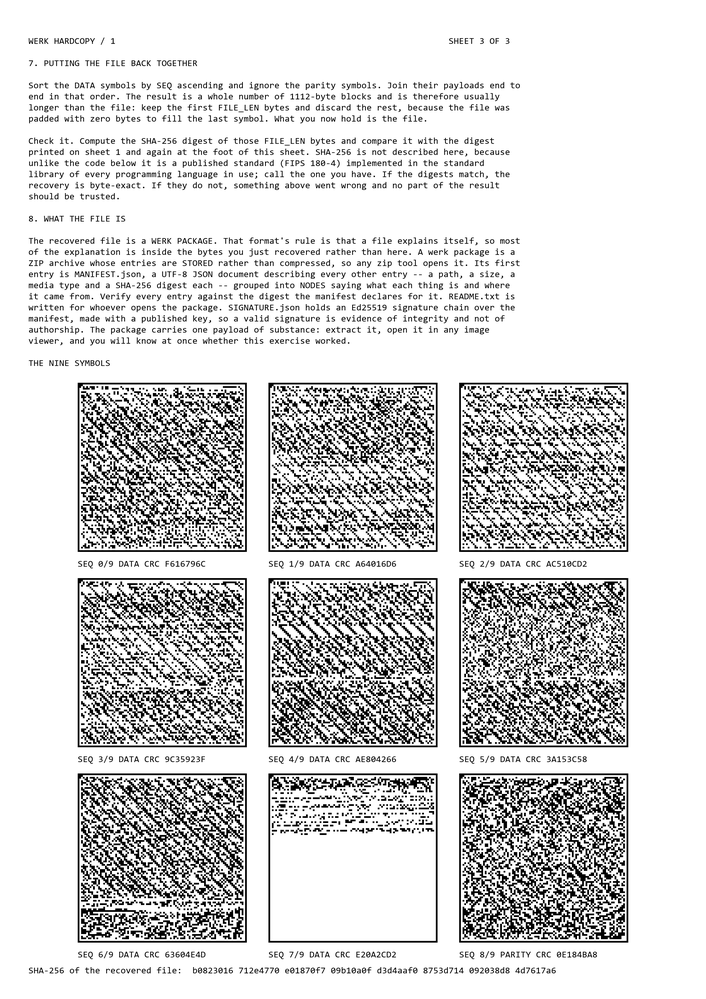
#> input picture gauntlet/roundHC/pages/clean/page-03.png, 706 x 999 px, shrunk from 2480 x 3508 before the run, given in place of page-03.jpg, which was not available
$ python analyze.py
#> lines starting #> are read from the running program, lines starting #| are printed output that depends on the picture; after the words box and inside, x2 and y2 are one past the last pixel; in counts of white or black regions, pixels touching at a corner belong together
from PIL import Image
import numpy as np
import cv2

img = Image.open('page-03.jpg').convert('L')
#> img is the input picture: PIL image 706x999 L; min 0, max 255, mean 214
arr = np.array(img)
H, W = arr.shape
#> H = 999; W = 706
print('size', W, H)
#| size 706 999

# Tile-based binarization per document
tile = 64
thresholds = []
tile_info = []
for y in range(0, H, tile):
    for x in range(0, W, tile):
        block = arr[y:y+tile, x:x+tile]
        mn = int(block.min())
        mx = int(block.max())
        if mx - mn >= 40:
            th = (mn + mx) // 2
        else:
            th = None
        tile_info.append((y, x, th))
        if th is not None:
            thresholds.append(th)
#> after the loop, thresholds = 140 values, max 156 at index 13, min 127 at index 6, mean 129.7; tile_info = 192 items
global_avg = int(np.mean(thresholds)) if thresholds else 128
#> global_avg = 129
print('global avg threshold', global_avg, 'non-uniform tiles', len(thresholds))
#| global avg threshold 129 non-uniform tiles 140

mask = np.zeros((H, W), dtype=np.uint8)
for y, x, th in tile_info:
    if th is None:
        th = global_avg
    block = arr[y:y+tile, x:x+tile]
    mask[y:y+tile, x:x+tile] = (block < th).astype(np.uint8) * 255
#> this loop made 192 passes
#> (y, x) on passes 1 to 12: (0, 0), (0, 64), (0, 128), (0, 192), (0, 256), (0, 320), (0, 384), (0, 448), (0, 512), (0, 576), (0, 640), (0, 704)
#> pass 1, `block = arr[y:y+tile, x:x+tile]`:
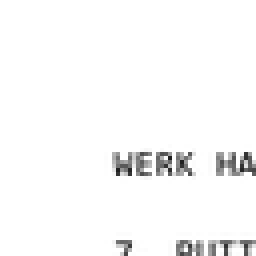
#> block: shape (64, 64) (shown 4 times larger); min 32, max 255, mean 248.8
#> pass 2, `block = arr[y:y+tile, x:x+tile]`:
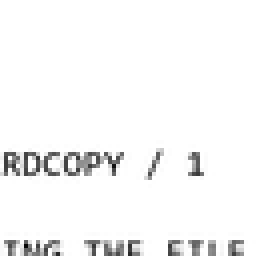
#> block: shape (64, 64) (shown 4 times larger); min 8, max 255, mean 246.4
#> pass 3, `block = arr[y:y+tile, x:x+tile]`:
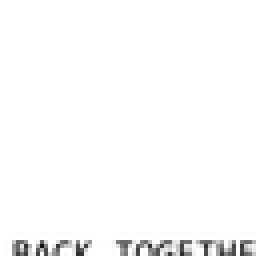
#> block: shape (64, 64) (shown 4 times larger); min 15, max 255, mean 250.5
#> after the loop:
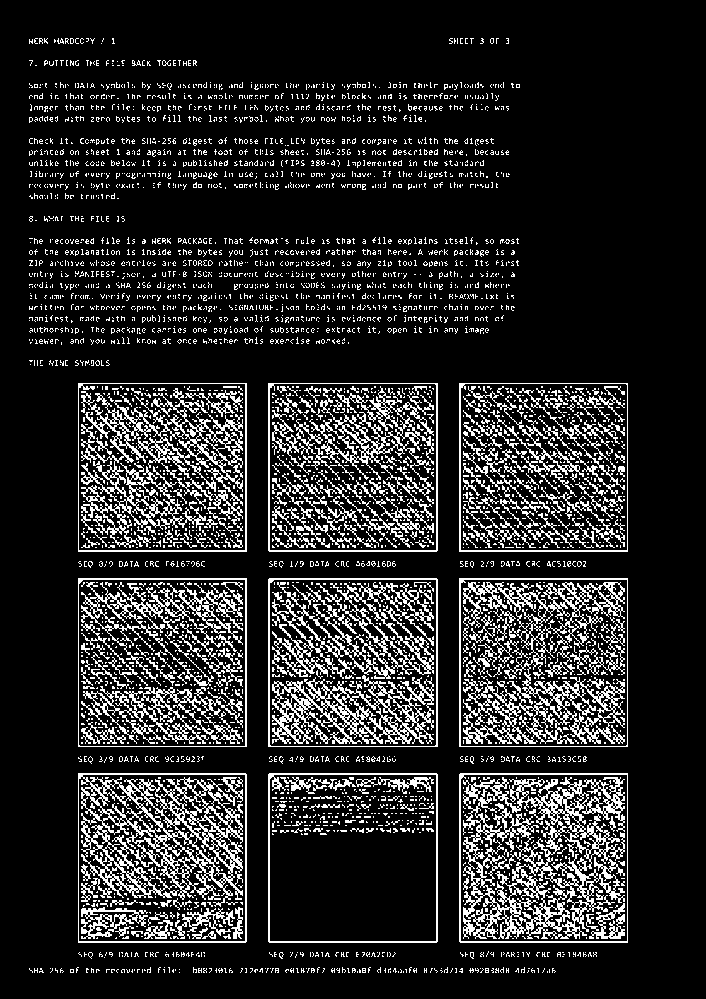
#> mask: shape (999, 706); 15.6% white in thin lines or dots, all inside (x1, y1, x2, y2) = (29, 38, 628, 973)

# Save debug binary image
Image.fromarray(mask).save('debug_bin.png')

num_labels, labels, stats, centroids = cv2.connectedComponentsWithStats(mask, connectivity=4)
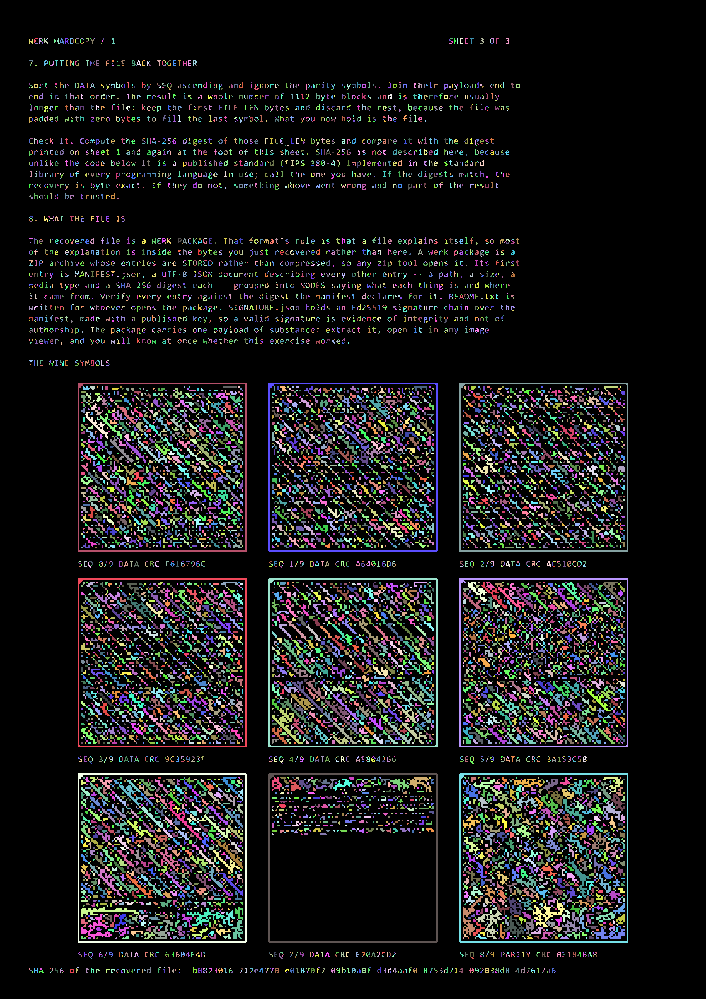
#> labels: shape (999, 706) int32; 12885 distinct labels, from 0 to 12884; one colour per label, 0 black
#> num_labels = 12885; centroids = 12885 pairs, first value 29 to 623.7, second value 38 to 972
print('components', num_labels)
#| components 12885
cands = []
for i in range(1, num_labels):
    x, y, w, h, area = stats[i]
    if w == 0 or h == 0:
        continue
    aspect = min(w, h) / max(w, h)
    cands.append((area, aspect, w, h, x, y, i))
#> this loop made 12884 passes
#> (x, y, w, h, area, aspect) on passes 1 to 3: (35, 38, 3, 1, 3, 0.333), (39, 38, 3, 6, 11, 0.5), (44, 38, 4, 6, 11, 0.667)
#> after the loop, cands = 12884 items, first 6: (3, 0.333, 3, 1, 35, 38, 1), (11, 0.5, 3, 6, 39, 38, 2), (11, 0.667, 4, 6, 44, 38, 3), (1, 1, 1, 1, 47, 38, 4), (9, 0.5, 3, 6, 57, 38, 5), (13, 0.667, 4, 6, 60, 38, 6)
cands.sort(reverse=True)
print('top 20 components:')
for area, aspect, w, h, x, y, i in cands[:20]:
    print(i, 'area', area, 'bbox', w, h, 'aspect', f'{aspect:.3f}', 'pos', x, y)
#> this loop made 20 passes
#> (area, aspect, w, h, x, y, i) on passes 1 to 12: (1351, 1, 170, 170, 268, 773, 10436), (1185, 0.994, 170, 169, 268, 383, 3586), (1184, 0.994, 169, 170, 78, 773, 10435), (1183, 0.994, 170, 169, 268, 578, 7039), (1181, 0.994, 169, 170, 459, 773, 10437), (1017, 1, 169, 169, 459, 578, 7040), (1017, 1, 169, 169, 459, 383, 3587), (1017, 1, 169, 169, 78, 383, 3585), (1016, 1, 169, 169, 78, 578, 7038), (273, 0.844, 32, 27, 533, 900, 12216), (252, 0.861, 31, 36, 272, 708, 9618), (226, 0.806, 31, 25, 81, 914, 12339)
#| 10436 area 1351 bbox 170 170 aspect 1.000 pos 268 773
#| 3586 area 1185 bbox 170 169 aspect 0.994 pos 268 383
#| 10435 area 1184 bbox 169 170 aspect 0.994 pos 78 773
#| 7039 area 1183 bbox 170 169 aspect 0.994 pos 268 578
#| 10437 area 1181 bbox 169 170 aspect 0.994 pos 459 773
#| 7040 area 1017 bbox 169 169 aspect 1.000 pos 459 578
#| 3587 area 1017 bbox 169 169 aspect 1.000 pos 459 383
#| 3585 area 1017 bbox 169 169 aspect 1.000 pos 78 383
#> (further printed lines are left out)

$ run again, with gauntlet/roundHC/pages/clean/page-01.png copied over gauntlet/roundHC/pages/clean/page-03.png
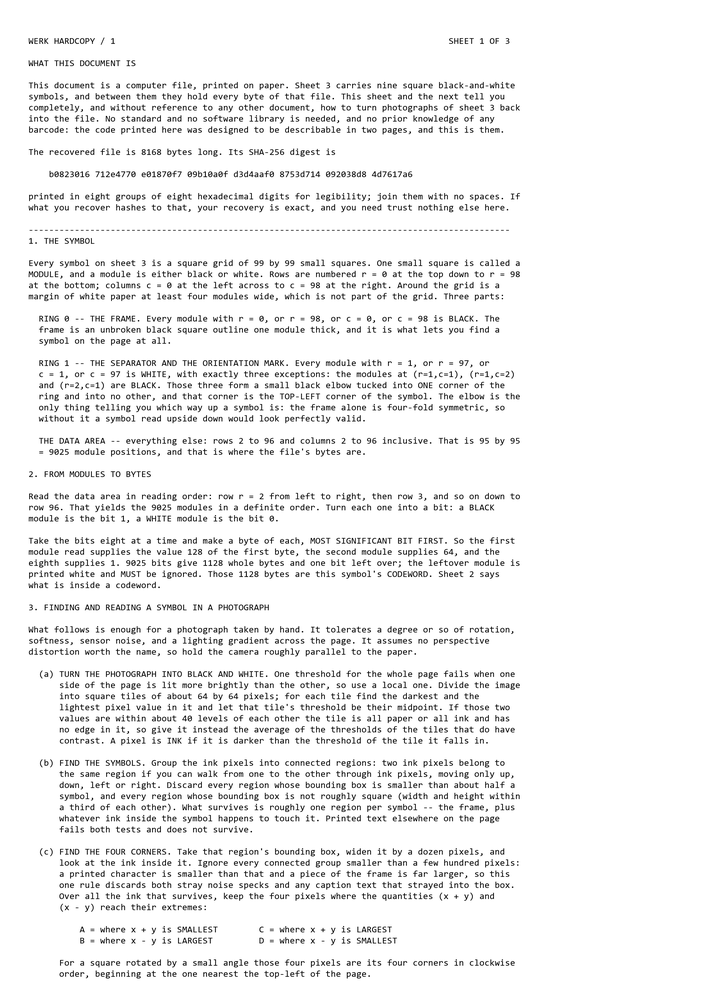
#> input picture gauntlet/roundHC/pages/clean/page-01.png, 706 x 999 px, shrunk from 2480 x 3508 before the run, given in place of page-03.jpg, which was not available
#> img is the input picture: PIL image 706x999 L; min 0, max 255, mean 241.5
#| size 706 999
#> after the loop `for y in range(0, H, tile):`: thresholds = 137 values, max 177 at index 136, min 127 at index 7, mean 134.8; tile_info = 192 items
#> global_avg = 134
#| global avg threshold 134 non-uniform tiles 137
#> the loop `for y, x, th in tile_info:` made 192 passes
#> (y, x) on passes 1 to 8: (0, 0), (0, 64), (0, 128), (0, 192), (0, 256), (0, 320), (0, 384), (0, 448)
#> after the loop `for y, x, th in tile_info:`:
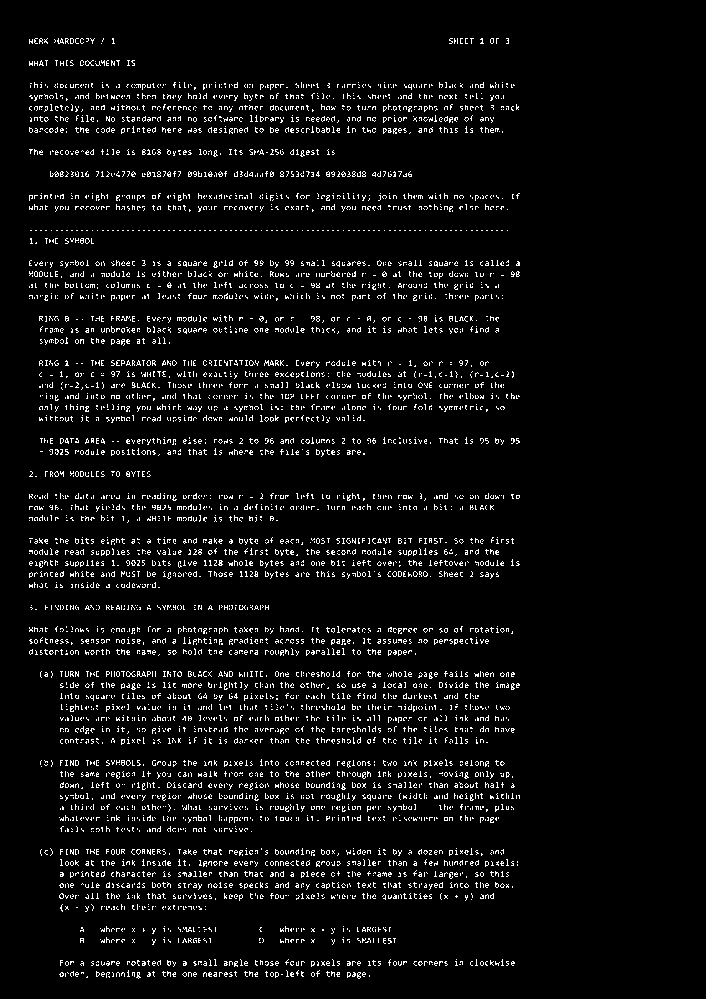
#> mask: shape (999, 706); 5.2% white in thin lines or dots, all inside (x1, y1, x2, y2) = (29, 38, 520, 979)
#> `num_labels, labels, stats, centroids = cv2.connectedComponentsWithStat..`:
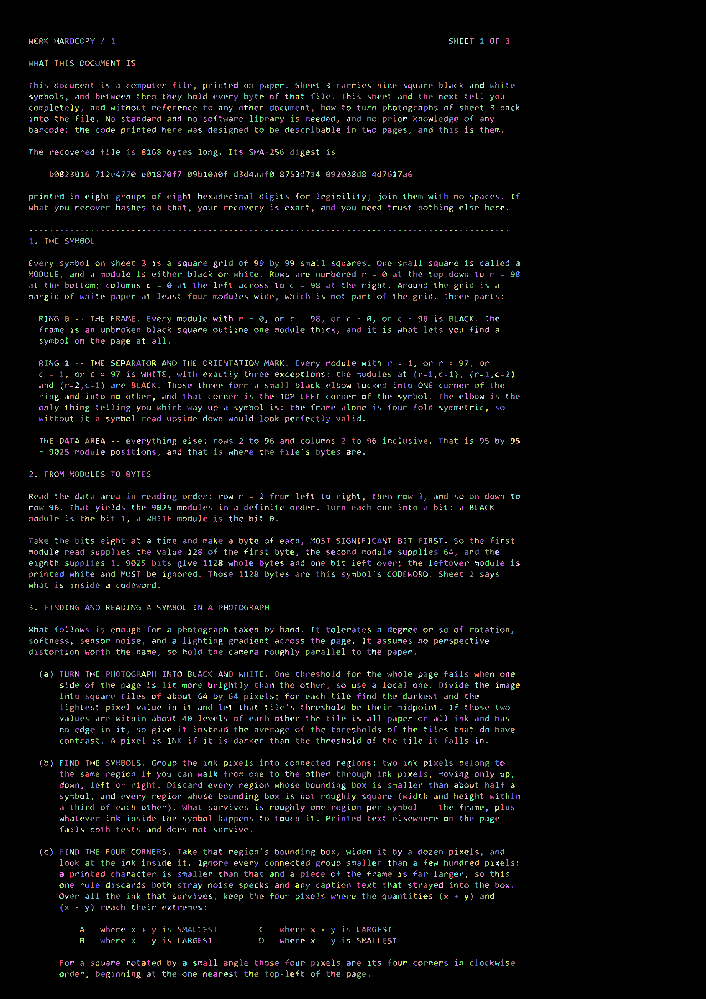
#> labels: shape (999, 706) int32; 9481 distinct labels, from 0 to 9480; one colour per label, 0 black
#> num_labels = 9481; centroids = 9481 pairs, first value 29 to 519, second value 38 to 978
#| components 9481
#> the loop `for i in range(1, num_labels):` made 9480 passes
#> (x, y, w, h, area, aspect) on passes 1 to 3: (35, 38, 3, 1, 3, 0.333), (40, 38, 2, 1, 2, 0.5), (47, 38, 1, 1, 1, 1)
#> after the loop `for i in range(1, num_labels):`: cands = 9480 items, first 6: (3, 0.333, 3, 1, 35, 38, 1), (2, 0.5, 2, 1, 40, 38, 2), (1, 1, 1, 1, 47, 38, 3), (9, 0.5, 3, 6, 57, 38, 4), (12, 0.667, 4, 6, 60, 38, 5), (12, 0.5, 3, 6, 65, 38, 6)
#> the loop `for area, aspect, w, h, x, y, i in cands[:20]:` made 20 passes
#> (area, aspect, w, h, x, y, i) on passes 1 to 8: (19, 0.833, 5, 6, 218, 560, 4850), (17, 0.667, 4, 6, 70, 706, 6431), (16, 0.833, 5, 6, 136, 972, 9408), (16, 0.667, 4, 6, 454, 639, 5645), (16, 0.667, 4, 6, 347, 495, 4182), (16, 0.667, 4, 6, 85, 406, 3507), (15, 0.8, 4, 5, 347, 961, 9270), (15, 0.8, 4, 5, 183, 961, 9249)
#> (printed output is left out)

$ run again, with gauntlet/roundHC/pages/clean/page-02.png copied over gauntlet/roundHC/pages/clean/page-03.png
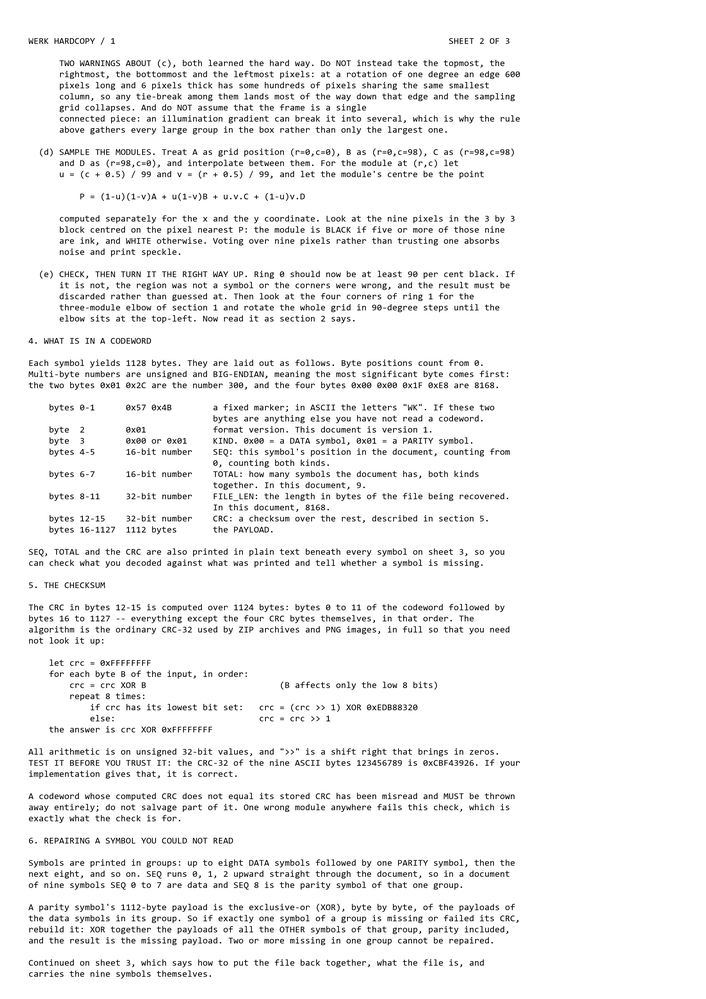
#> input picture gauntlet/roundHC/pages/clean/page-02.png, 706 x 999 px, shrunk from 2480 x 3508 before the run, given in place of page-03.jpg, which was not available
#> img is the input picture: PIL image 706x999 L; min 0, max 255, mean 242.7
#| size 706 999
#> after the loop `for y in range(0, H, tile):`: thresholds = 135 values, max 177 at index 117, min 127 at index 1, mean 134.3; tile_info = 192 items, first 6: (0, 0, 143), (0, 64, 127), (0, 128, 135), (0, 192, 136), (0, 256, 144), (0, 320, 135)
#> global_avg = 134
#| global avg threshold 134 non-uniform tiles 135
#> the loop `for y, x, th in tile_info:` made 192 passes
#> after the loop `for y, x, th in tile_info:`:
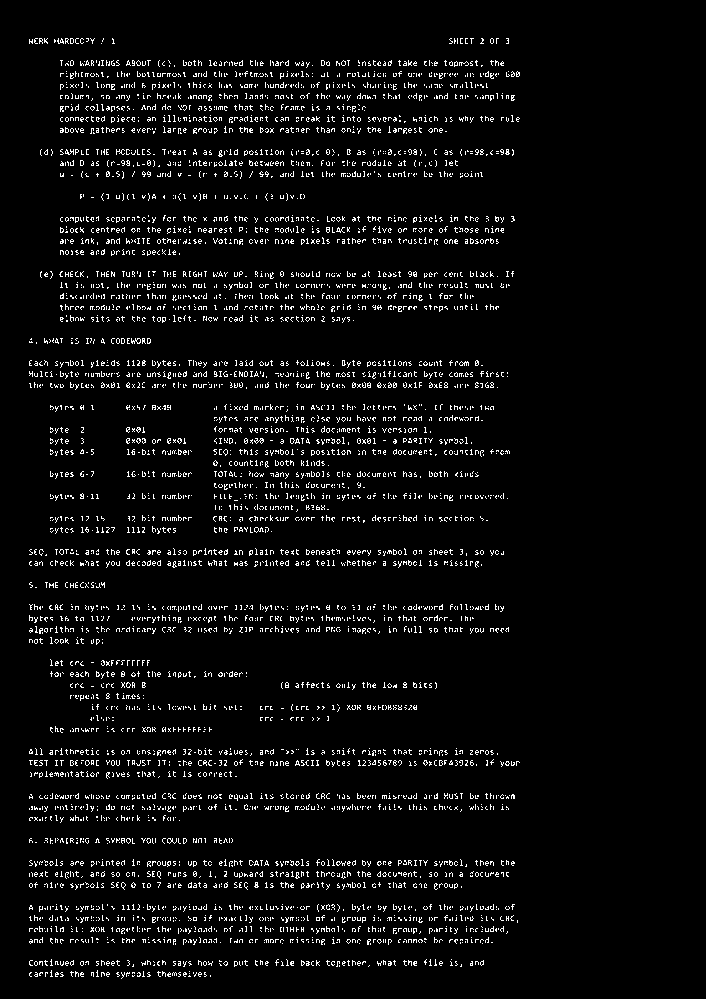
#> mask: shape (999, 706); 4.7% white in thin lines or dots, all inside (x1, y1, x2, y2) = (29, 38, 520, 979)
#> `num_labels, labels, stats, centroids = cv2.connectedComponentsWithStat..`:
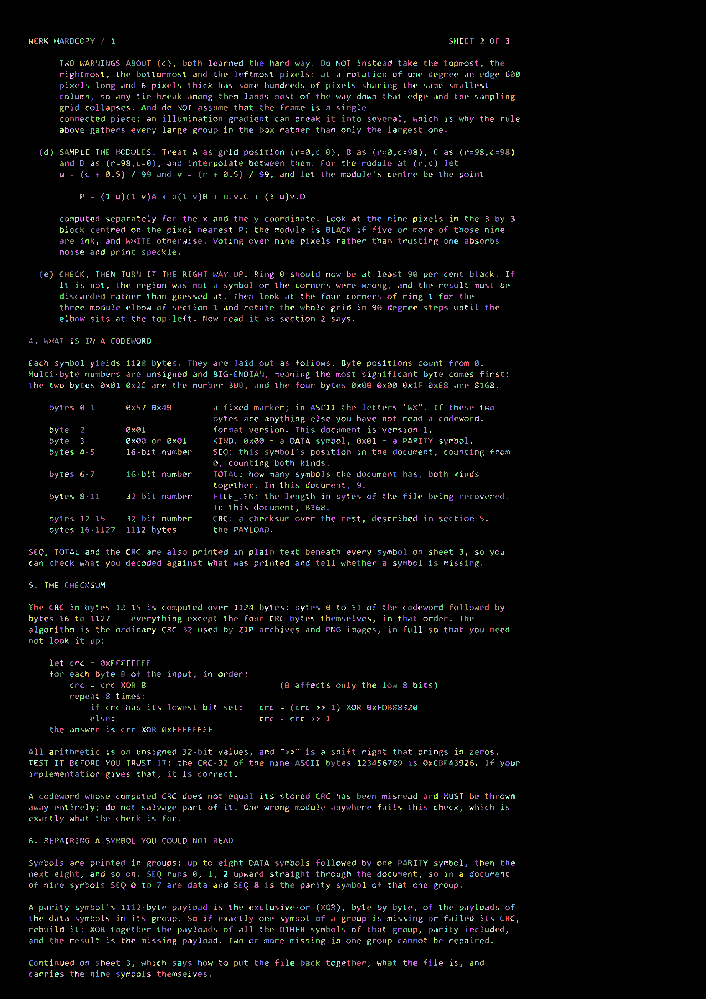
#> labels: shape (999, 706) int32; 8762 distinct labels, from 0 to 8761; one colour per label, 0 black
#> num_labels = 8762; centroids = 8762 pairs, first value 29 to 519, second value 38 to 978
#| components 8762
#> the loop `for i in range(1, num_labels):` made 8761 passes
#> (x, y, w, h, area, aspect) on passes 1 to 3: (35, 38, 3, 1, 3, 0.333), (39, 38, 3, 6, 11, 0.5), (44, 38, 4, 6, 11, 0.667)
#> after the loop `for i in range(1, num_labels):`: cands = 8761 items, first 6: (3, 0.333, 3, 1, 35, 38, 1), (11, 0.5, 3, 6, 39, 38, 2), (11, 0.667, 4, 6, 44, 38, 3), (1, 1, 1, 1, 47, 38, 4), (9, 0.5, 3, 6, 57, 38, 5), (13, 0.667, 4, 6, 60, 38, 6)
#> the loop `for area, aspect, w, h, x, y, i in cands[:20]:` made 20 passes
#> (area, aspect, w, h, x, y, i) on passes 1 to 8: (18, 0.833, 5, 6, 505, 149, 1178), (18, 0.833, 5, 6, 254, 882, 7664), (17, 0.833, 6, 5, 463, 361, 3084), (17, 0.667, 4, 6, 511, 95, 623), (17, 0.667, 4, 6, 398, 306, 2779), (17, 0.667, 4, 6, 111, 84, 424), (16, 0.667, 4, 6, 60, 293, 2570), (15, 1, 5, 5, 49, 583, 5308)
#> (printed output is left out)
